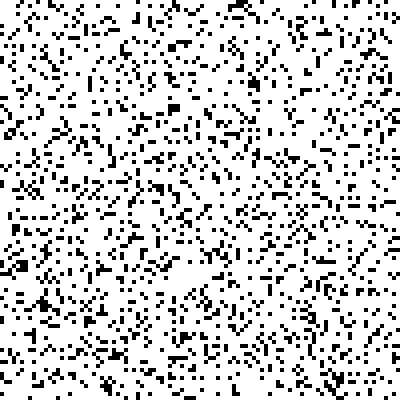
Frame 1 (no input)
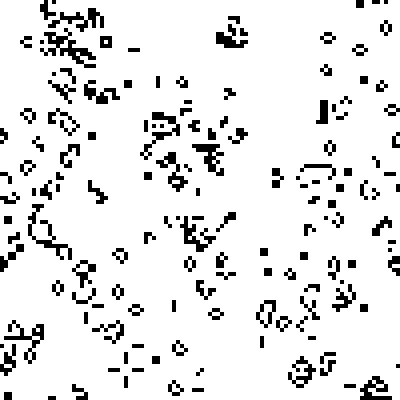
Frame 60 (the mouse pressed at the canvas centre just before this capture)
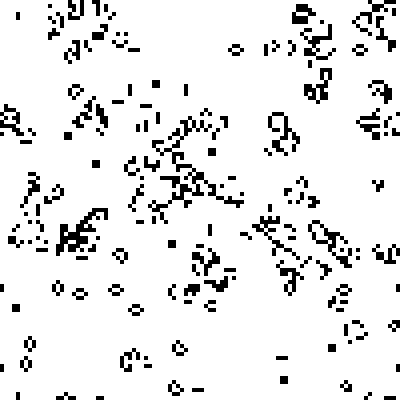
Frame 120 (the mouse held since frame 60 and released just before this capture)

The Processing sketch that drew these frames (run headless with seeded random() and noise(); from frame 60 on, the mouse is pressed at the canvas centre):

// Processing sketch: processing_147116
// ── processing_147116.pde

 
boolean[][] celle;         // matrice bidimensionale con i valori delle celle correnti (da visualizzare)
boolean[][] nuoveCelle;    // matrice bidimensionale con i valori delle nuove celle (da elaborare)
 
void setup()
{
  size(400,400);
  noStroke();
  fill(0);
  
  celle = new boolean[100][100];       // crea una matrice di 100x100 valori booleani
  for (int n=0;  n < 2000;  n++) {     // imposta 2000 celle vive in posizioni casuali 
     int x = floor( random(100) );
     int y = floor( random(100) );
     celle[x][y] = true;
  } 
  nuoveCelle = new boolean[100][100]; 

  frameRate(30);
}
 
void draw()
{
  background(255);
  
  for (int x=0;  x<100;  x++) {     // per ogni cella ...
    for (int y=0;  y<100;  y++) {
      
      if (celle[x][y] == true) {    // se la cella nella posizione corrente e' viva ...
        rect( x*4,y*4, 4,4 );       // disegna un quadrato di 4 pixel di lato
      }

      int quanteVive = 0;                   // ricava il numero di celle vive intorno a quella corrente
      for (int dx=-1;  dx <= 1;  dx++) {    // dalla colonna precedente a quella successiva ...
        for (int dy=-1;  dy <= 1;  dy++) {    // dalla riga superiore a quella inferiore ...
          if (dx != 0 || dy != 0) {             // se il riferimento non e' alla cella corrente ... 
            if (celle[ (x+dx+100)%100 ][ (y+dy+100)%100 ] == true) {   // se la cella analizzata(*) e' viva ...
              quanteVive++;                                            // incrementa il valore di quanteVive  
            }
          }
        }
      }
                                                 // APPLICA LE REGOLE   
      if (quanteVive < 2 || quanteVive > 3) {    // se le celle vive sono meno di 2 o piu' di 3 ...
        nuoveCelle[x][y] = false;                //   la cella corrente muore (o rimane morta)
      } else if (quanteVive == 3) {              // altrimenti, se le celle vive sono esattamente 3 ...
        nuoveCelle[x][y] = true;                 //   la cella nasce (o rimane viva)
      } else {                                   // altrimenti, in tutti gli altri casi ... 
        nuoveCelle[x][y] = celle[x][y];          //   la cella mantiene il proprio stato
      }
    }
  } 

  for (int x=0;  x<100;  x++) {              // copia i valori delle celle elaborate nelle celle correnti
    arrayCopy( nuoveCelle[x], celle[x] );    // ... colonna per colonna
  }
}

void mousePressed()            // alla pressione del tasto del mouse ...
{
  cambiaStato();
}
void mouseDragged()           // allo spostamento del mouse con il tasto premuto ...
{
  cambiaStato();
}

void cambiaStato()            // cambia stato della cella sotto il cursore del mouse
{
  int x = int(mouseX / 4);    // ricava la posizione della cella sotto il cursore del mouse (mouseX,mouseY)
  int y = int(mouseY / 4);
  celle[x][y] = !celle[x][y]; // inverti (!) il valore booleano corrente (se la cella era viva diventa morta e viceversa)
}

//////////////////////////////////////////////////////////////////
// (*)     [ (x+dx+100)%100 ]
//
// x+dx -> per ottenere il riferimento alla cella da 
//         analizzare rispetto a quella corrente
// +100 -> per evitare indici di array con valori
//         negativi (se x==0 e dx==-1)
// %100 -> uso del resto della divisione per 100 
//         per evitare indici di array con valori
//         superiori al massimo (nel caso specifico 99)
//
//////////////////////////////////////////////////////////////////
